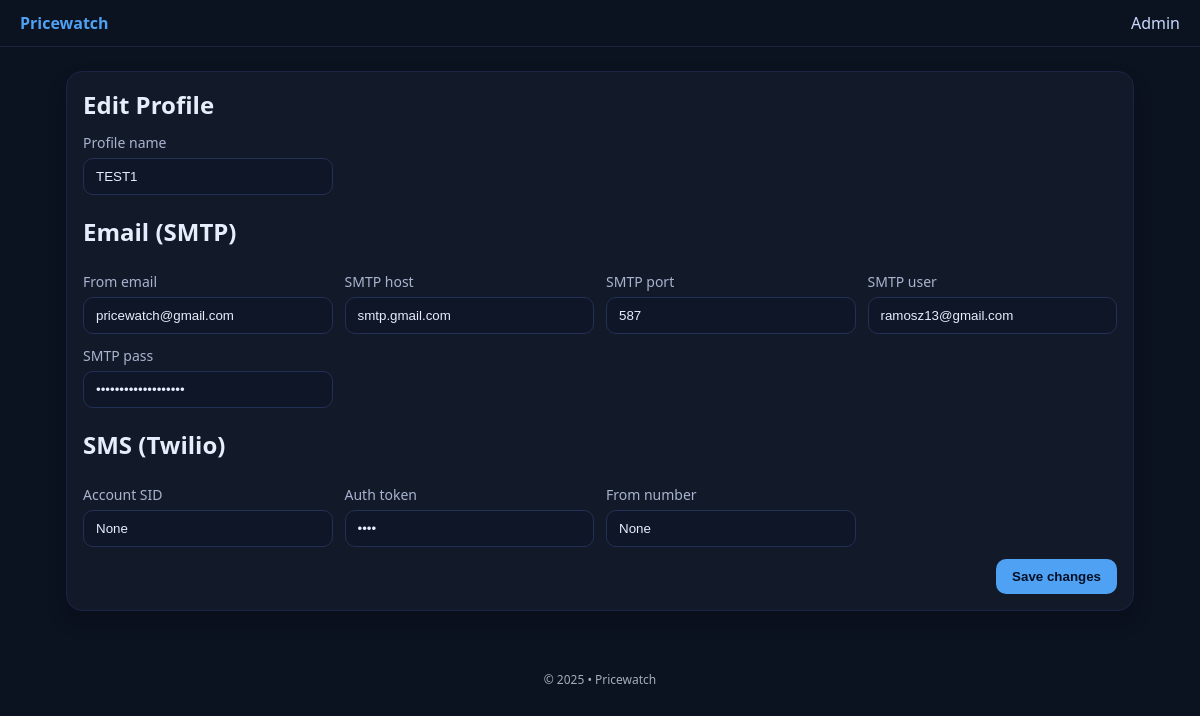
Page /admin/profiles/1/edit on the committed database.
### app/models.py (models this page shows)
class NotificationProfile(Base):
    __tablename__ = "notification_profiles"
    id = Column(Integer, primary_key=True)
    name = Column(String, nullable=False)
    email_from = Column(String, nullable=True)
    smtp_host = Column(String, nullable=True)
    smtp_port = Column(Integer, nullable=True)
    smtp_user = Column(String, nullable=True)
    smtp_pass = Column(String, nullable=True)
    twilio_account_sid = Column(String, nullable=True)
    twilio_auth_token = Column(String, nullable=True)
    twilio_from_number = Column(String, nullable=True)
    created_at = Column(DateTime, default=datetime.utcnow)
    trackers = relationship("Tracker", back_populates="profile")

### app/main.py (the view)
@app.get("/admin/profiles/{profile_id}/edit", response_class=HTMLResponse)
def profiles_edit(profile_id: int, request: Request, db: Session = Depends(get_db)):
    prof = db.query(NotificationProfile).filter(NotificationProfile.id == profile_id).first()
    if not prof:
        raise HTTPException(status_code=404, detail="Profile not found")
    return templates.TemplateResponse("admin/profile_form.html", {"request": request, "profile": prof})

### app/templates/admin/profile_form.html
{% extends "base.html" %}
{% block content %}
<section class="card">
  <h1>{{ 'Edit Profile' if profile else 'New Profile' }}</h1>
  <form method="post" action="{{ '/admin/profiles/' ~ profile.id ~ '/edit' if profile else '/admin/profiles/new' }}" class="grid">
    <label>
      Profile name
      <input type="text" name="name" value="{{ profile.name if profile else '' }}" required />
    </label>
    <h2 style="grid-column:1/-1; margin-top:8px;">Email (SMTP)</h2>
    <label>
      From email
      <input type="email" name="email_from" value="{{ profile.email_from if profile else '' }}" placeholder="alerts@yourdomain.com" />
    </label>
    <label>
      SMTP host
      <input type="text" name="smtp_host" value="{{ profile.smtp_host if profile else '' }}" placeholder="smtp.gmail.com" />
    </label>
    <label>
      SMTP port
      <input type="number" name="smtp_port" value="{{ profile.smtp_port if profile else 587 }}" />
    </label>
    <label>
      SMTP user
      <input type="text" name="smtp_user" value="{{ profile.smtp_user if profile else '' }}" />
    </label>
    <label>
      SMTP pass
      <input type="password" name="smtp_pass" value="{{ profile.smtp_pass if profile else '' }}" />
    </label>
    <h2 style="grid-column:1/-1; margin-top:8px;">SMS (Twilio)</h2>
    <label>
      Account SID
      <input type="text" name="twilio_account_sid" value="{{ profile.twilio_account_sid if profile else '' }}" />
    </label>
    <label>
      Auth token
      <input type="password" name="twilio_auth_token" value="{{ profile.twilio_auth_token if profile else '' }}" />
    </label>
    <label>
      From number
      <input type="text" name="twilio_from_number" value="{{ profile.twilio_from_number if profile else '' }}" placeholder="+15551234567" />
    </label>
    <div class="actions">
      <button type="submit">{{ 'Save changes' if profile else 'Create profile' }}</button>
    </div>
  </form>
</section>
{% endblock %}

### app/static/styles.css (style rules this page uses)
:root { --bg:#0b1220; --card:#121a2a; --text:#e6eefc; --muted:#a8b3cf; --up:#3fb950; --down:#fa4549; --brand:#4ea1f3; --danger:#fa4549; }
* { box-sizing:border-box; }
body { margin:0; font-family: ui-sans-serif, system-ui, -apple-system, Segoe UI, Roboto, Ubuntu, Cantarell, Noto Sans, Helvetica, Arial, Apple Color Emoji, Segoe UI Emoji; background:var(--bg); color:var(--text); }
.card { background:var(--card); border:1px solid #1b2444; border-radius:16px; padding:16px; box-shadow: 0 10px 20px rgba(0,0,0,.2); }
h1,h2 { margin:0 0 12px 0; }
.grid { display:grid; grid-template-columns: repeat(auto-fit, minmax(240px,1fr)); gap:12px; }
label { display:flex; flex-direction:column; gap:6px; color:var(--muted); font-size:14px; }
input, select { padding:10px 12px; border-radius:10px; border:1px solid #223055; background:#0f1627; color:var(--text); }
.actions { grid-column: 1 / -1; display:flex; justify-content:flex-end; gap:10px; }
button, .btn { background:var(--brand); color:#051027; border:none; padding:10px 16px; border-radius:10px; text-decoration:none; font-weight:600; cursor:pointer; }

### rows in the picture
NotificationProfile: name "TEST1", email_from "pricewatch@gmail.com", smtp_host "smtp.gmail.com", smtp_port "587", smtp_user "ramosz13@gmail.com", twilio_account_sid "None", twilio_from_number "None"

### other values in the picture
{{ 'Edit Profile' if profile else 'New Profile' }} "Edit Profile"
{{ 'Save changes' if profile else 'Create profile' }} "Save changes"
